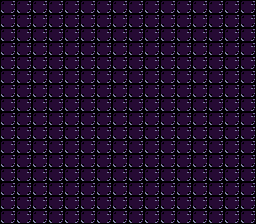

Tiled map render using the project's own tile images. Description and the whole map definition, tile-layer contents included, below:
An orthogonal 16x16 tile map with 16x14 px tiles, 1 tile layer (Tile Layer 1).

<map version="1.5" tiledversion="1.7.2" orientation="orthogonal" renderorder="right-down" width="16" height="16" tilewidth="16" tileheight="14" infinite="0" nextlayerid="2" nextobjectid="1">
 <tileset firstgid="1" source="tilemap.tsx" />
 <layer id="1" name="Tile Layer 1" width="16" height="16">
  <data encoding="csv">
3,3,3,3,3,3,3,3,3,3,3,3,3,3,3,3,
3,3,3,3,3,3,3,3,3,3,3,3,3,3,3,3,
3,3,3,3,3,3,3,3,3,3,3,3,3,3,3,3,
3,3,3,3,3,3,3,3,3,3,3,3,3,3,3,3,
3,3,3,3,3,3,3,3,3,3,3,3,3,3,3,3,
3,3,3,3,3,3,3,3,3,3,3,3,3,3,3,3,
3,3,3,3,3,3,3,3,3,3,3,3,3,3,3,3,
3,3,3,3,3,3,3,3,3,3,3,3,3,3,3,3,
3,3,3,3,3,3,3,3,3,3,3,3,3,3,3,3,
3,3,3,3,3,3,3,3,3,3,3,3,3,3,3,3,
3,3,3,3,3,3,3,3,3,3,3,3,3,3,3,3,
3,3,3,3,3,3,3,3,3,3,3,3,3,3,3,3,
3,3,3,3,3,3,3,3,3,3,3,3,3,3,3,3,
3,3,3,3,3,3,3,3,3,3,3,3,3,3,3,3,
3,3,3,3,3,3,3,3,3,3,3,3,3,3,3,3,
3,3,3,3,3,3,3,3,3,3,3,3,3,3,3,3
</data>
 </layer>
</map>
